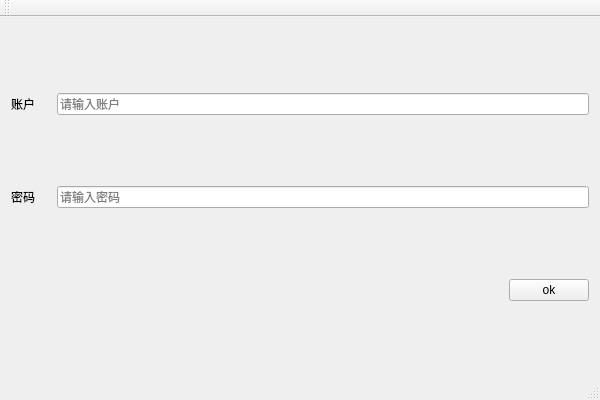
<?xml version="1.0" encoding="UTF-8"?>
<ui version="4.0">
 <class>test_5Class</class>
 <widget class="QMainWindow" name="test_5Class">
  <property name="geometry">
   <rect>
    <x>0</x>
    <y>0</y>
    <width>600</width>
    <height>400</height>
   </rect>
  </property>
  <property name="windowTitle">
   <string>test_5</string>
  </property>
  <widget class="QWidget" name="centralWidget">
   <layout class="QVBoxLayout" name="verticalLayout">
    <item>
     <layout class="QHBoxLayout" name="horizontalLayout">
      <item>
       <widget class="QLabel" name="label">
        <property name="minimumSize">
         <size>
          <width>40</width>
          <height>0</height>
         </size>
        </property>
        <property name="text">
         <string>账户</string>
        </property>
       </widget>
      </item>
      <item>
       <widget class="QLineEdit" name="user">
        <property name="maxLength">
         <number>16</number>
        </property>
        <property name="placeholderText">
         <string>请输入账户</string>
        </property>
       </widget>
      </item>
     </layout>
    </item>
    <item>
     <layout class="QHBoxLayout" name="horizontalLayout_2">
      <item>
       <widget class="QLabel" name="label_2">
        <property name="minimumSize">
         <size>
          <width>40</width>
          <height>0</height>
         </size>
        </property>
        <property name="text">
         <string>密码</string>
        </property>
       </widget>
      </item>
      <item>
       <widget class="QLineEdit" name="password">
        <property name="maxLength">
         <number>16</number>
        </property>
        <property name="echoMode">
         <enum>QLineEdit::Password</enum>
        </property>
        <property name="placeholderText">
         <string>请输入密码</string>
        </property>
       </widget>
      </item>
     </layout>
    </item>
    <item>
     <layout class="QHBoxLayout" name="horizontalLayout_3">
      <item>
       <spacer name="horizontalSpacer">
        <property name="orientation">
         <enum>Qt::Horizontal</enum>
        </property>
        <property name="sizeHint" stdset="0">
         <size>
          <width>40</width>
          <height>20</height>
         </size>
        </property>
       </spacer>
      </item>
      <item>
       <widget class="QPushButton" name="btnok">
        <property name="text">
         <string>ok</string>
        </property>
       </widget>
      </item>
     </layout>
    </item>
   </layout>
  </widget>
  <widget class="QMenuBar" name="menuBar">
   <property name="geometry">
    <rect>
     <x>0</x>
     <y>0</y>
     <width>600</width>
     <height>23</height>
    </rect>
   </property>
  </widget>
  <widget class="QToolBar" name="mainToolBar">
   <attribute name="toolBarArea">
    <enum>TopToolBarArea</enum>
   </attribute>
   <attribute name="toolBarBreak">
    <bool>false</bool>
   </attribute>
  </widget>
  <widget class="QStatusBar" name="statusBar"/>
 </widget>
 <layoutdefault spacing="6" margin="11"/>
 <resources>
  <include location="test_5.qrc"/>
 </resources>
 <connections/>
</ui>
